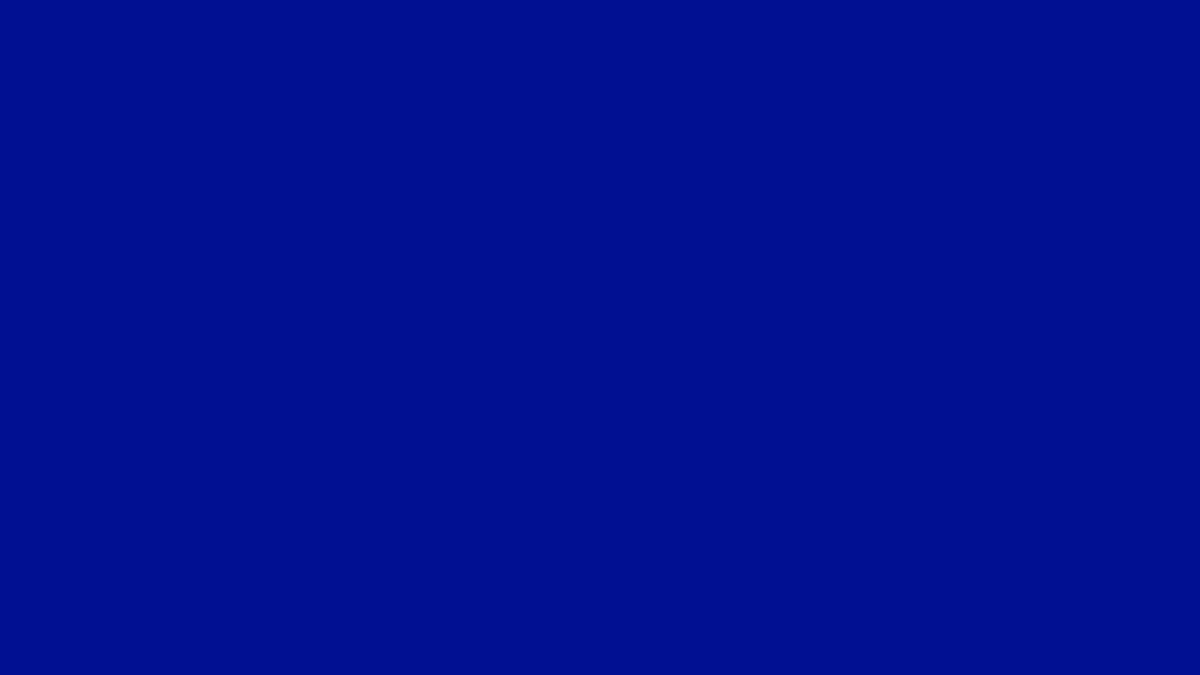
Frame 1 (no input)
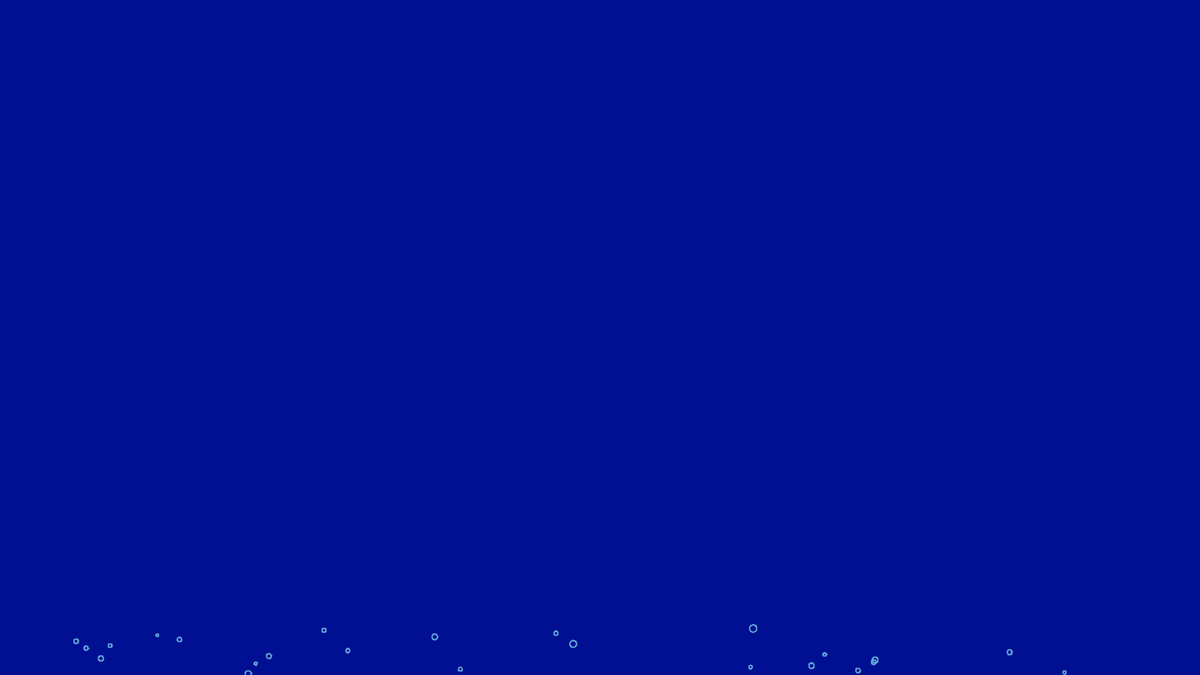
Frame 60 (the mouse pressed at the canvas centre just before this capture)
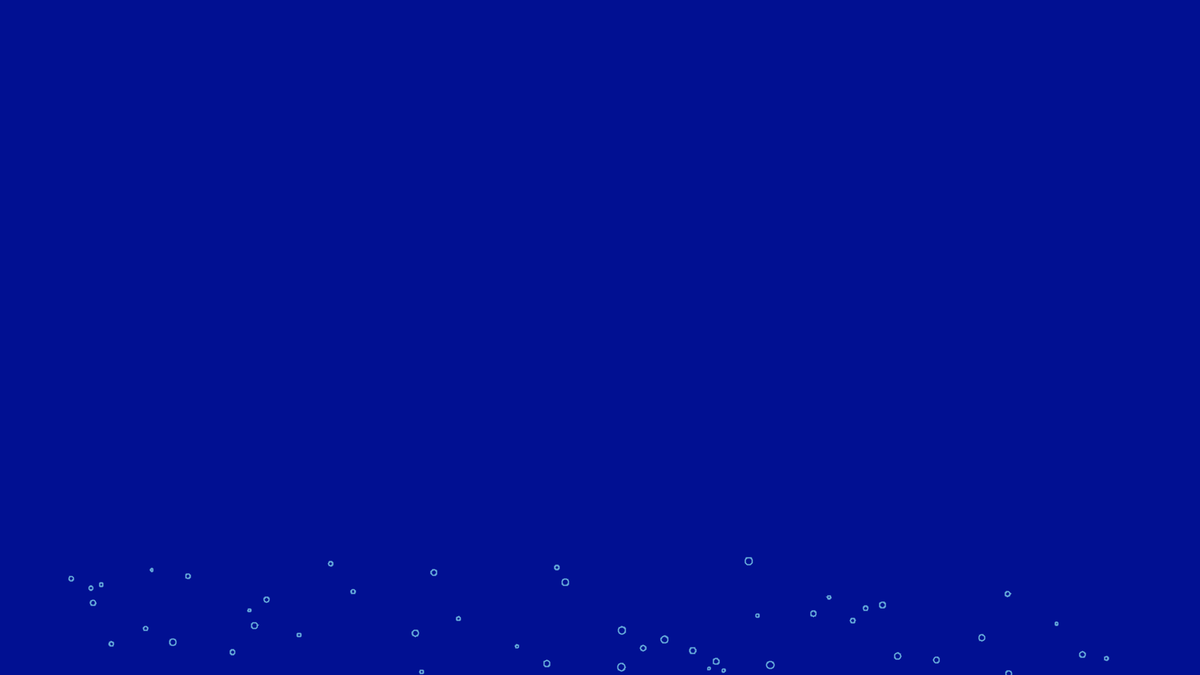
Frame 120 (the mouse held since frame 60 and released just before this capture)

The Processing sketch that drew these frames (run headless with seeded random() and noise(); from frame 60 on, the mouse is pressed at the canvas centre):

// Processing sketch: sketch_200203a
// ── sketch_200203a.pde
float birthRate = 0.4;
float particleCountCurrent = 0;
int particleCount = 300;
float[] x = new float[particleCount];
float[] y = new float[particleCount];
//int[] sideCount = new int[particleCount];
int sideCount = 50;
float[] radius = new float[particleCount];
float[] speedX = new float[particleCount];
float[] speedY = new float[particleCount];
float[] gravity = new float[particleCount];
float[] damping = new float[particleCount];
//float damping = 9.5;
float[] friction = new float[particleCount];

void setup() {
  size(1920, 1080);
  for( int i=0; i< particleCount; i += 1) {
    x[i] = random(100,width-100);
    y[i] = height-1;
    //sideCount[i] = int(random(3, 10));
    speedX[i] = random(-.25,.25);
    speedY[i] = random(-1,-3);
    radius[i] = random(1, 3);
    gravity[i] = -0.009;
    damping[i] = 10;
    friction[i] = .77;
  }
}

void draw() {
  background(1,20,181);
  fill(0, 50);
  noStroke();
  rect(-1, -1, width+1, height+1);
  for( int i=0; i< particleCountCurrent; i += 1) {
  polygon(x[i], y[i], radius[i], sideCount, 2, color(103, 173, 219));
  x[i] += speedX[i];
  speedY[i] += gravity[i];
  y[i] += speedY[i];
  
  checkCollisions(i);
  }
  if(particleCountCurrent < particleCount - birthRate){
   particleCountCurrent += birthRate; 
  }
}

void checkCollisions(int i) {
 if (x[i] > width - radius[i]) {
   x[i] = width - radius[i];
   speedX[i] = speedX[i] * -1;
 }
 
 if (x[i] < radius[i]){
 x[i] = radius[i];
 speedX[i] = speedX[i] * -1;
 }
 
 //if (y[i] > height - radius[i]){
 //  y[i] = height - radius[i];
 //  speedY[i] = speedY[i] * -1;
 //  speedY[i] *= damping[i];
 //  speedX[i] *= friction[i];
 //}
 
 //if (y[i] < radius[i]) {
 //y[i] = radius[i];
 //speedY[i] = speedY[i] * -1;
 //}
}

// ── Polygon.pde
void polygon(float x, float y, float radius, int sides, float strokeWt, color strokeCol) {;
  float theta = 0;
  strokeWeight(strokeWt);
  float rotAmount = TWO_PI/sides;
  stroke(strokeCol);
  noFill();
  beginShape();
  float x2=0, y2=0;
  for(int i = 0; i < sides; i+= 1){
    x2 = x + cos(theta)*radius*2;
    y2 = y + sin(theta)*radius*2;
    vertex(x2, y2);
    theta += rotAmount;
  }
  endShape(CLOSE);
}
